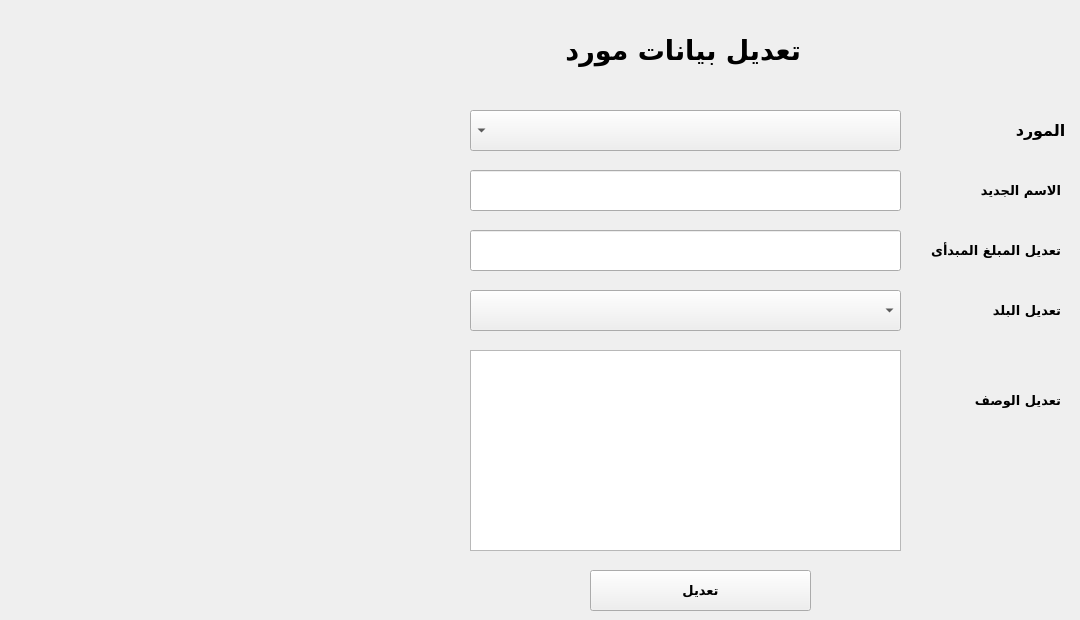
      <widget class="QWidget" name="tab_9">
       <attribute name="title">
        <string>تعديل بيانات مورد</string>
       </attribute>
       <widget class="QLabel" name="label_22">
        <property name="geometry">
         <rect>
          <x>1010</x>
          <y>120</y>
          <width>61</width>
          <height>21</height>
         </rect>
        </property>
        <property name="font">
         <font>
          <family>Dubai</family>
          <pointsize>12</pointsize>
          <weight>75</weight>
          <bold>true</bold>
         </font>
        </property>
        <property name="text">
         <string> المورد</string>
        </property>
       </widget>
       <widget class="QComboBox" name="EditSupplierNamecomboBox">
        <property name="geometry">
         <rect>
          <x>470</x>
          <y>110</y>
          <width>431</width>
          <height>41</height>
         </rect>
        </property>
        <property name="layoutDirection">
         <enum>Qt::RightToLeft</enum>
        </property>
       </widget>
       <widget class="QLabel" name="label_26">
        <property name="geometry">
         <rect>
          <x>970</x>
          <y>180</y>
          <width>91</width>
          <height>21</height>
         </rect>
        </property>
        <property name="font">
         <font>
          <family>Dubai</family>
          <pointsize>10</pointsize>
          <weight>75</weight>
          <bold>true</bold>
         </font>
        </property>
        <property name="text">
         <string>الاسم الجديد</string>
        </property>
       </widget>
       <widget class="QLineEdit" name="lineEdit_4">
        <property name="geometry">
         <rect>
          <x>470</x>
          <y>170</y>
          <width>431</width>
          <height>41</height>
         </rect>
        </property>
       </widget>
       <widget class="QLineEdit" name="lineEdit_5">
        <property name="geometry">
         <rect>
          <x>470</x>
          <y>230</y>
          <width>431</width>
          <height>41</height>
         </rect>
        </property>
       </widget>
       <widget class="QLabel" name="label_27">
        <property name="geometry">
         <rect>
          <x>910</x>
          <y>240</y>
          <width>151</width>
          <height>21</height>
         </rect>
        </property>
        <property name="font">
         <font>
          <family>Dubai</family>
          <pointsize>10</pointsize>
          <weight>75</weight>
          <bold>true</bold>
         </font>
        </property>
        <property name="text">
         <string>تعديل المبلغ المبدأى</string>
        </property>
       </widget>
       <widget class="QLabel" name="label_28">
        <property name="geometry">
         <rect>
          <x>970</x>
          <y>300</y>
          <width>91</width>
          <height>21</height>
         </rect>
        </property>
        <property name="font">
         <font>
          <family>Dubai</family>
          <pointsize>10</pointsize>
          <weight>75</weight>
          <bold>true</bold>
         </font>
        </property>
        <property name="text">
         <string>تعديل البلد</string>
        </property>
       </widget>
       <widget class="QComboBox" name="countrynamecombobox_2">
        <property name="geometry">
         <rect>
          <x>470</x>
          <y>290</y>
          <width>431</width>
          <height>41</height>
         </rect>
        </property>
       </widget>
       <widget class="QTextEdit" name="textEdit_2">
        <property name="geometry">
         <rect>
          <x>470</x>
          <y>350</y>
          <width>431</width>
          <height>201</height>
         </rect>
        </property>
       </widget>
       <widget class="QLabel" name="label_29">
        <property name="geometry">
         <rect>
          <x>960</x>
          <y>390</y>
          <width>101</width>
          <height>21</height>
         </rect>
        </property>
        <property name="font">
         <font>
          <family>Dubai</family>
          <pointsize>10</pointsize>
          <weight>75</weight>
          <bold>true</bold>
         </font>
        </property>
        <property name="text">
         <string>تعديل الوصف</string>
        </property>
       </widget>
       <widget class="QPushButton" name="AddSupllierPushButton_2">
        <property name="geometry">
         <rect>
          <x>590</x>
          <y>570</y>
          <width>221</width>
          <height>41</height>
         </rect>
        </property>
        <property name="font">
         <font>
          <family>Dubai</family>
          <pointsize>10</pointsize>
          <weight>75</weight>
          <bold>true</bold>
         </font>
        </property>
        <property name="text">
         <string>تعديل</string>
        </property>
       </widget>
       <widget class="QLabel" name="label_34">
        <property name="geometry">
         <rect>
          <x>530</x>
          <y>20</y>
          <width>271</width>
          <height>61</height>
         </rect>
        </property>
        <property name="font">
         <font>
          <family>Dubai</family>
          <pointsize>20</pointsize>
          <weight>75</weight>
          <bold>true</bold>
         </font>
        </property>
        <property name="text">
         <string>تعديل بيانات مورد</string>
        </property>
       </widget>
      </widget>
